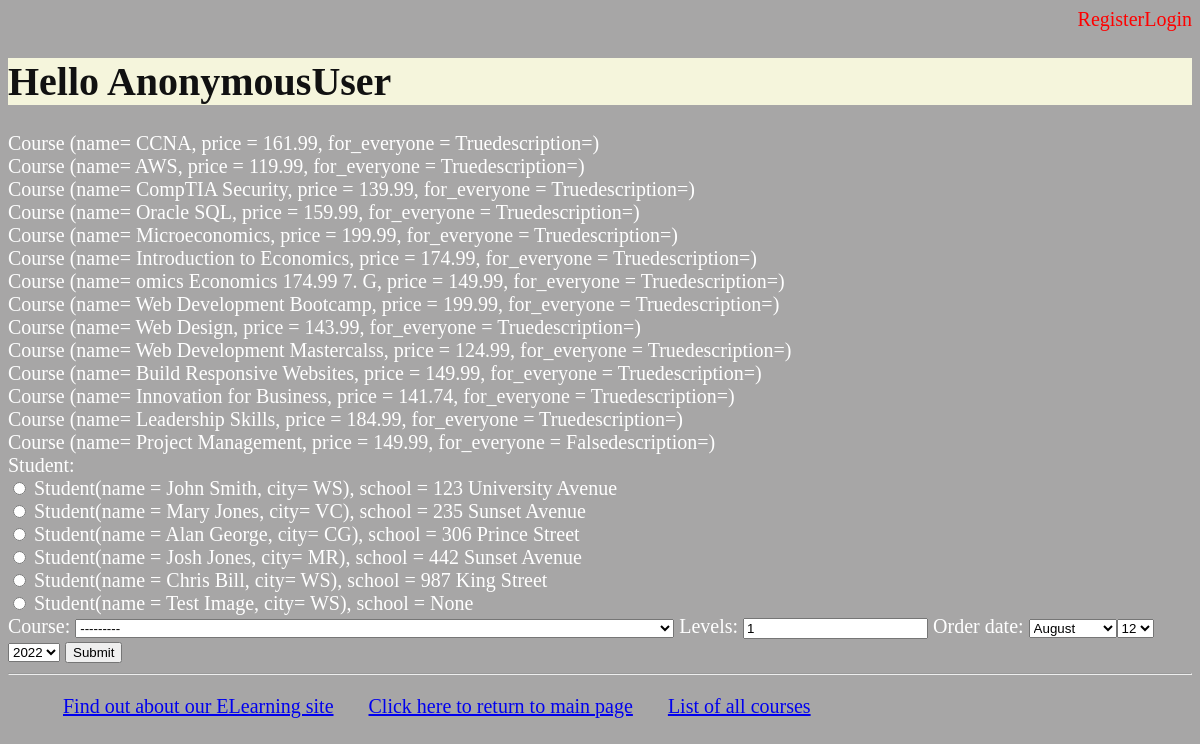
The page /myapp/place_order on the database its author committed.
### myapp/models.py (models this page shows, shortened)
class Course(models.Model):
    topic = models.ForeignKey(Topic, related_name='courses', on_delete=models.CASCADE)
    name = models.CharField(max_length=200)
    price = models.DecimalField(max_digits=10, decimal_places=2, validators=[validate_price])
    for_everyone = models.BooleanField(default=True)
    description = models.TextField(max_length=300, null=True, blank=True)
    interested = models.PositiveIntegerField(default=0)
    stages = models.PositiveIntegerField(default=3)
    def __str__(self):
        return f"Course (name= {self.name}, price = {self.price}, for_everyone = {self.for_everyone}" \
               f"description={self.description})"

### myapp/views.py (the view)
# urls.py: path(r'place_order', views.place_order, name='place_order'),
def place_order(request):
    msg = ''
    courlist = Course.objects.all()
    if request.method == 'POST':
        form = OrderForm(request.POST)
        if form.is_valid():
            order = form.save(commit=False)
            if order.levels <= order.course.stages:
                order.save()
                if order.course.price > 150.00:
                    course = order.course
                    course.discount();
                    course.save()
                msg = 'Your course has been ordered successfully.'
            else:
                msg = 'You exceeded the number of levels for this course.'
            return render(request, 'myapp/order_response.html', {'msg': msg})
    else:
        form = OrderForm()
    return render(request, 'myapp/placeorder.html', {'form':form, 'msg':msg, 'courlist':courlist})

### myapp/forms.py
class OrderForm(forms.ModelForm):
    class Meta:
        model = Order
        fields = ['Student', 'course', 'levels', 'order_date']
        widgets = {
            'Student': forms.RadioSelect,
            'order_date': forms.SelectDateWidget
        }

### myapp/models.py (called while the page is built)
    def __str__(self):
        return f"Student(name = {self.student_name}, city= {self.city}), school = {self.school}"

### myapp/templates/myapp/placeorder.html (shortened to what this page needs)
{% extends 'myapp/base.html' %}
{% block body_block %}
    {% for course in courlist %}
    {{ course }}
        <br/>
    {% endfor %}
   <form action="" method="post">
       {{ form }}
       <input type="submit" value="Submit" />
   </form>
{% endblock %}

### myapp/static/myapp/style.css (style rules this page uses)
body { background-color: #A7A6A6FF; color: #fff; font-size: 20px; }

### rows shown on the page
Course: name+price+for_everyone "Course (name= CCNA, price = 161.99, for_everyone = Truedescription=)"
Course: name+price+for_everyone "Course (name= AWS, price = 119.99, for_everyone = Truedescription=)"
Course: name+price+for_everyone "Course (name= CompTIA Security, price = 139.99, for_everyone = Truedescription=)"
Course: name+price+for_everyone "Course (name= Oracle SQL, price = 159.99, for_everyone = Truedescription=)"
Course: name+price+for_everyone "Course (name= Microeconomics, price = 199.99, for_everyone = Truedescription=)"
Course: name+price+for_everyone "Course (name= Introduction to Economics, price = 174.99, for_everyone = Truedescription=)"
Course: name+price+for_everyone "Course (name= omics Economics 174.99 7. G, price = 149.99, for_everyone = Truedescription=)"
Course: name+price+for_everyone "Course (name= Web Development Bootcamp, price = 199.99, for_everyone = Truedescription=)"
Course: name+price+for_everyone "Course (name= Web Design, price = 143.99, for_everyone = Truedescription=)"
Course: name+price+for_everyone "Course (name= Web Development Mastercalss, price = 124.99, for_everyone = Truedescription=)"
Course: name+price+for_everyone "Course (name= Build Responsive Websites, price = 149.99, for_everyone = Truedescription=)"
Course: name+price+for_everyone "Course (name= Innovation for Business, price = 141.74, for_everyone = Truedescription=)"
Course: name+price+for_everyone "Course (name= Leadership Skills, price = 184.99, for_everyone = Truedescription=)"
Course: name+price+for_everyone "Course (name= Project Management, price = 149.99, for_everyone = Falsedescription=)"

### other values the page prints
{{ user }} "AnonymousUser"
